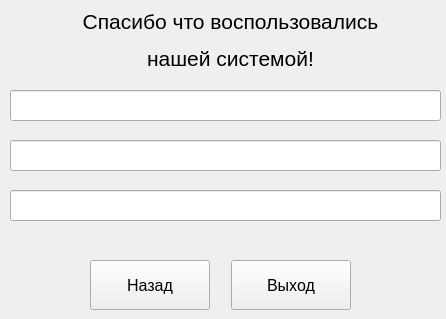
<?xml version="1.0" encoding="UTF-8"?>
<ui version="4.0">
 <class>MainWindow</class>
 <widget class="QMainWindow" name="MainWindow">
  <property name="geometry">
   <rect>
    <x>0</x>
    <y>0</y>
    <width>446</width>
    <height>319</height>
   </rect>
  </property>
  <property name="minimumSize">
   <size>
    <width>446</width>
    <height>319</height>
   </size>
  </property>
  <property name="maximumSize">
   <size>
    <width>446</width>
    <height>319</height>
   </size>
  </property>
  <property name="windowTitle">
   <string>MainWindow</string>
  </property>
  <widget class="QWidget" name="centralwidget">
   <widget class="QLabel" name="label">
    <property name="geometry">
     <rect>
      <x>60</x>
      <y>0</y>
      <width>341</width>
      <height>81</height>
     </rect>
    </property>
    <property name="font">
     <font>
      <family>Segoe UI</family>
      <pointsize>16</pointsize>
     </font>
    </property>
    <property name="text">
     <string>&lt;html&gt;&lt;head/&gt;&lt;body&gt;&lt;p align=&quot;center&quot;&gt;Спасибо что воспользовались&lt;/p&gt;&lt;p align=&quot;center&quot;&gt;нашей системой!&lt;/p&gt;&lt;/body&gt;&lt;/html&gt;</string>
    </property>
   </widget>
   <widget class="QPushButton" name="btn_back">
    <property name="geometry">
     <rect>
      <x>90</x>
      <y>260</y>
      <width>120</width>
      <height>50</height>
     </rect>
    </property>
    <property name="font">
     <font>
      <family>Segoe UI</family>
      <pointsize>12</pointsize>
     </font>
    </property>
    <property name="text">
     <string>Назад</string>
    </property>
   </widget>
   <widget class="QPushButton" name="btn_exit">
    <property name="geometry">
     <rect>
      <x>231</x>
      <y>260</y>
      <width>120</width>
      <height>50</height>
     </rect>
    </property>
    <property name="font">
     <font>
      <family>Segoe UI</family>
      <pointsize>12</pointsize>
     </font>
    </property>
    <property name="text">
     <string>Выход</string>
    </property>
   </widget>
   <widget class="QLineEdit" name="lineEdit_1">
    <property name="geometry">
     <rect>
      <x>10</x>
      <y>90</y>
      <width>431</width>
      <height>31</height>
     </rect>
    </property>
    <property name="font">
     <font>
      <pointsize>12</pointsize>
     </font>
    </property>
    <property name="text">
     <string/>
    </property>
    <property name="readOnly">
     <bool>true</bool>
    </property>
   </widget>
   <widget class="QLineEdit" name="lineEdit_2">
    <property name="geometry">
     <rect>
      <x>10</x>
      <y>140</y>
      <width>431</width>
      <height>31</height>
     </rect>
    </property>
    <property name="font">
     <font>
      <pointsize>12</pointsize>
     </font>
    </property>
    <property name="text">
     <string/>
    </property>
    <property name="readOnly">
     <bool>true</bool>
    </property>
   </widget>
   <widget class="QLineEdit" name="lineEdit_3">
    <property name="geometry">
     <rect>
      <x>10</x>
      <y>190</y>
      <width>431</width>
      <height>31</height>
     </rect>
    </property>
    <property name="font">
     <font>
      <pointsize>12</pointsize>
     </font>
    </property>
    <property name="text">
     <string/>
    </property>
    <property name="readOnly">
     <bool>true</bool>
    </property>
   </widget>
  </widget>
 </widget>
 <resources/>
 <connections/>
</ui>
